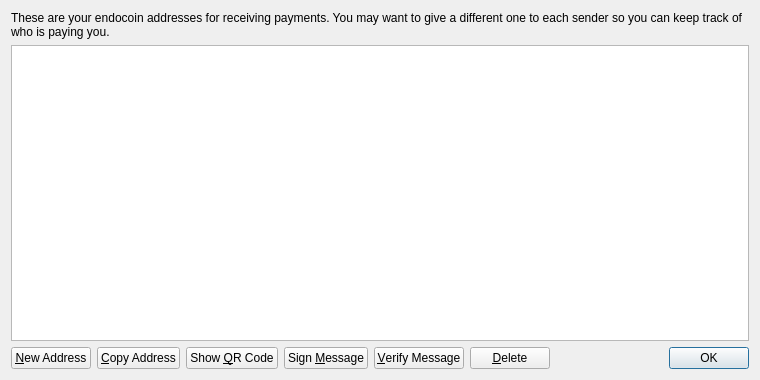
<?xml version="1.0" encoding="UTF-8"?>
<ui version="4.0">
 <class>AddressBookPage</class>
 <widget class="QWidget" name="AddressBookPage">
  <property name="geometry">
   <rect>
    <x>0</x>
    <y>0</y>
    <width>760</width>
    <height>380</height>
   </rect>
  </property>
  <property name="windowTitle">
   <string>Address Book</string>
  </property>
  <layout class="QVBoxLayout" name="verticalLayout">
   <item>
    <widget class="QLabel" name="labelExplanation">
     <property name="text">
      <string>These are your endocoin addresses for receiving payments. You may want to give a different one to each sender so you can keep track of who is paying you.</string>
     </property>
     <property name="textFormat">
      <enum>Qt::PlainText</enum>
     </property>
     <property name="wordWrap">
      <bool>true</bool>
     </property>
    </widget>
   </item>
   <item>
    <widget class="QTableView" name="tableView">
     <property name="contextMenuPolicy">
      <enum>Qt::CustomContextMenu</enum>
     </property>
     <property name="toolTip">
      <string>Double-click to edit address or label</string>
     </property>
     <property name="tabKeyNavigation">
      <bool>false</bool>
     </property>
     <property name="alternatingRowColors">
      <bool>true</bool>
     </property>
     <property name="selectionMode">
      <enum>QAbstractItemView::SingleSelection</enum>
     </property>
     <property name="selectionBehavior">
      <enum>QAbstractItemView::SelectRows</enum>
     </property>
     <property name="sortingEnabled">
      <bool>true</bool>
     </property>
     <attribute name="verticalHeaderVisible">
      <bool>false</bool>
     </attribute>
    </widget>
   </item>
   <item>
    <layout class="QHBoxLayout" name="horizontalLayout">
     <item>
      <widget class="QPushButton" name="newAddressButton">
       <property name="toolTip">
        <string>Create a new address</string>
       </property>
       <property name="text">
        <string>&amp;New Address</string>
       </property>
       <property name="icon">
        <iconset resource="../bitcoin.qrc">
         <normaloff>:/icons/add</normaloff>:/icons/add</iconset>
       </property>
      </widget>
     </item>
     <item>
      <widget class="QPushButton" name="copyToClipboard">
       <property name="toolTip">
        <string>Copy the currently selected address to the system clipboard</string>
       </property>
       <property name="text">
        <string>&amp;Copy Address</string>
       </property>
       <property name="icon">
        <iconset resource="../bitcoin.qrc">
         <normaloff>:/icons/editcopy</normaloff>:/icons/editcopy</iconset>
       </property>
      </widget>
     </item>
     <item>
      <widget class="QPushButton" name="showQRCode">
       <property name="text">
        <string>Show &amp;QR Code</string>
       </property>
       <property name="icon">
        <iconset resource="../bitcoin.qrc">
         <normaloff>:/icons/qrcode</normaloff>:/icons/qrcode</iconset>
       </property>
      </widget>
     </item>
     <item>
      <widget class="QPushButton" name="signMessage">
       <property name="toolTip">
        <string>Sign a message to prove you own a endocoin address</string>
       </property>
       <property name="text">
        <string>Sign &amp;Message</string>
       </property>
       <property name="icon">
        <iconset resource="../bitcoin.qrc">
         <normaloff>:/icons/edit</normaloff>:/icons/edit</iconset>
       </property>
      </widget>
     </item>
     <item>
      <widget class="QPushButton" name="verifyMessage">
       <property name="toolTip">
        <string>Verify a message to ensure it was signed with a specified endocoin address</string>
       </property>
       <property name="text">
        <string>&amp;Verify Message</string>
       </property>
       <property name="icon">
        <iconset resource="../bitcoin.qrc">
         <normaloff>:/icons/transaction_0</normaloff>:/icons/transaction_0</iconset>
       </property>
      </widget>
     </item>
     <item>
      <widget class="QPushButton" name="deleteButton">
       <property name="toolTip">
        <string>Delete the currently selected address from the list</string>
       </property>
       <property name="text">
        <string>&amp;Delete</string>
       </property>
       <property name="icon">
        <iconset resource="../bitcoin.qrc">
         <normaloff>:/icons/remove</normaloff>:/icons/remove</iconset>
       </property>
      </widget>
     </item>
     <item>
      <spacer name="horizontalSpacer">
       <property name="orientation">
        <enum>Qt::Horizontal</enum>
       </property>
       <property name="sizeHint" stdset="0">
        <size>
         <width>40</width>
         <height>20</height>
        </size>
       </property>
      </spacer>
     </item>
     <item>
      <widget class="QDialogButtonBox" name="buttonBox">
       <property name="sizePolicy">
        <sizepolicy hsizetype="Maximum" vsizetype="Fixed">
         <horstretch>0</horstretch>
         <verstretch>0</verstretch>
        </sizepolicy>
       </property>
       <property name="standardButtons">
        <set>QDialogButtonBox::Ok</set>
       </property>
      </widget>
     </item>
    </layout>
   </item>
  </layout>
 </widget>
 <resources>
  <include location="../bitcoin.qrc"/>
 </resources>
 <connections/>
</ui>
